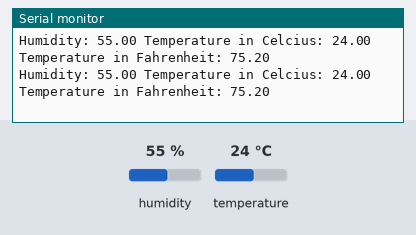
Bench run of a sketch on a simulated Arduino Uno, built with avr-gcc and run on an emulated ATmega328P. On the bench: the last lines printed to the serial monitor. The inputs (shaded band) are chosen by the test bench; at power-on: humidity 55 %, temperature 24 °C.

Above: at 1.7 s.
1.8 s: humidity set to 22 %
At 3.0 s:
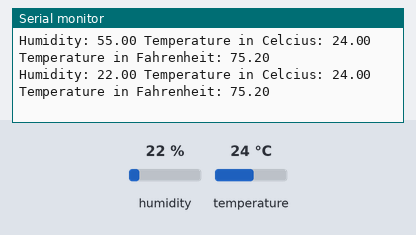
4.6 s: temperature set to 12 °C
At 5.1 s:
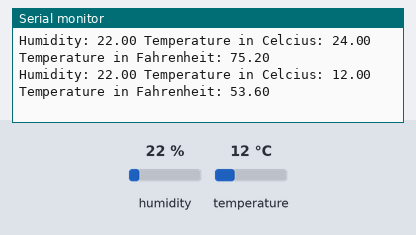
7.4 s: temperature set to 41 °C
At 7.4 s:
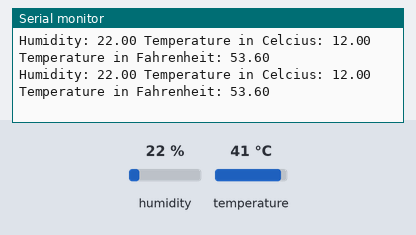
Timing chart, 0 to 10.4 s (numbered marks = the images above; inputs shaded):
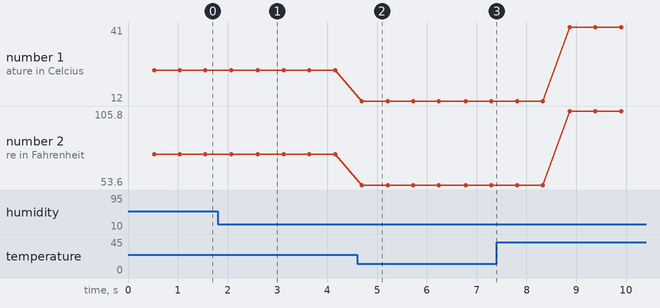

The sketch:

Lesson_50_-_DHT11_Temperature_and_Humidity_Sensor.ino
```cpp
//We are learning how to use Temperature/Humidity Sensor
//Including Library
#include <DHT.h>
//We also need to Tell Arduino what Sensor we are using
#define Type DHT11

//Declaring Variables
int SENSOR_PIN = 2;
int START_TIME = 500;
int DELAY = 500;

float HUMIDITY;
float TEMP_C;
float TEMP_F;

String HUMIDITY_MESSAGE = "Humidity: ";
String TEMP_C_MESSAGE = "Temperature in Celcius: ";
String TEMP_F_MESSAGE = "Temperature in Fahrenheit: ";
String SPACE = " ";

//Setting up Sensor Variable
DHT HT(SENSOR_PIN, Type);


void setup() {
  //Starting Serial Monitor
  Serial.begin(9600);

  //Starting Sensor
  HT.begin();
  //Let's be safe and give the sensor some time to start up
  delay(DELAY);
}


void loop() {
  //Reading Humidity
  HUMIDITY = HT.readHumidity();

  //Reading Celcius Temperature
  TEMP_C = HT.readTemperature();
  //Reading Fahrenheit Temperature
  TEMP_F = HT.readTemperature(true);

  //Printing Values
  Serial.print(HUMIDITY_MESSAGE);
  Serial.print(HUMIDITY);
  Serial.print(SPACE);
  Serial.print(TEMP_C_MESSAGE);
  Serial.print(TEMP_C);
  Serial.print(SPACE);
  Serial.print(TEMP_F_MESSAGE);
  Serial.println(TEMP_F);
  delay(DELAY);
}
```

Measured:
- after the input at 1.8 s, the serial monitor: prints a new line after 0.81 s (image 1)
- after the input at 4.6 s, the serial monitor: prints a new line after 0.10 s (image 2)
- plotted number 1: 24 → 12 after the input at 4.6 s, 12 → 41 after the input at 7.4 s
- plotted number 2: 75.2 → 53.6 after the input at 4.6 s, 53.6 → 105.8 after the input at 7.4 s
